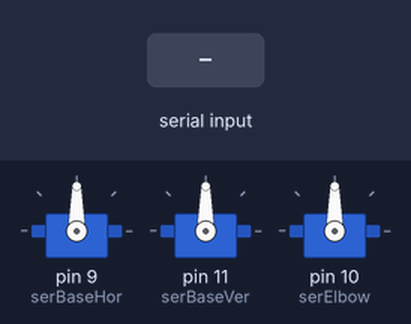
The sketch below on a simulated Arduino Uno, built with avr-gcc and run on an emulated ATmega328P. Shown: 3 × servo. The inputs (shaded band) are chosen by the test bench.

Above: at 1.2 s.
1.3 s: "X" received over Serial
At 1.7 s:
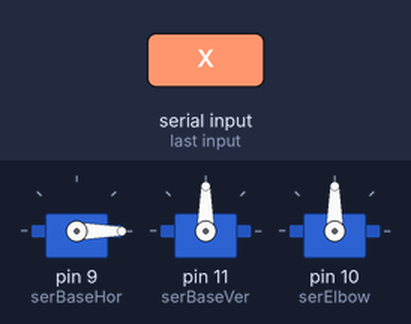
2.8 s: "Y" received over Serial
At 4.0 s:
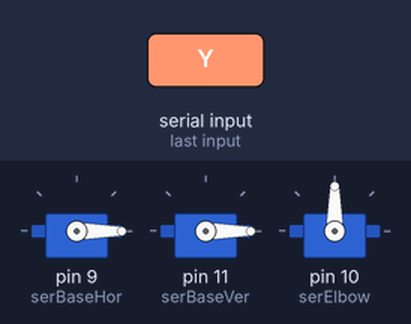
4.3 s: "Z" received over Serial
At 5.1 s:
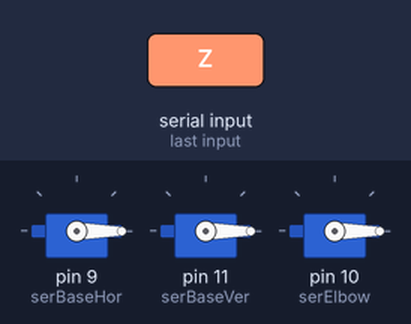
Timing chart, 0 to 7.3 s (numbered marks = the images above; inputs shaded):
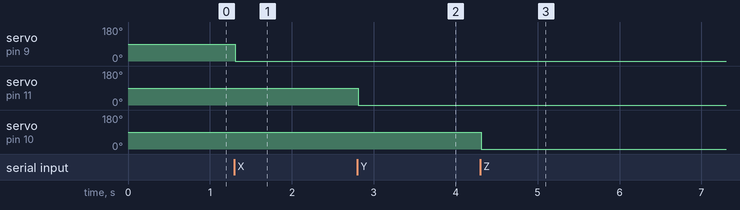

The sketch:

ARM.ino
```cpp
#include<Servo.h>

Servo serElbow;
Servo serBaseVer;
Servo serBaseHor;

String serialData;

void setup() {
  // put your setup code here, to run once:
  serBaseHor.attach(9);
  serBaseVer.attach(11);
  serElbow.attach(10);

  Serial.begin(9600);
  Serial.setTimeout(10);
}

void loop() {
  // put your main code here, to run repeatedly:

}

void serialEvent(){
  serialData = Serial.readString();

  //Serial.print(serialData);
  if (serialData.indexOf("X") > -1) {
    serialData.remove(0);
    serBaseHor.write(serialData.toInt());
  }
  else if (serialData.indexOf("Y") > -1) {
    serialData.remove(0);
    serBaseVer.write(serialData.toInt());
  }
  else if (serialData.indexOf("Z") > -1) {
    serialData.remove(0);
    serElbow.write(serialData.toInt());
  }
//  int serLength = serialData.length();
//  for (int i = 0; i <= serLength; i++) {
//    serialData.remove(i);
//  }
  Serial.print(serialData);
  //serElbow.write(parseDataX(serialData));
  //serBaseVer.write(parseDataY(serialData));
  //serBaseHor.write(parseDataZ(serialData));
}
/*
int parseDataX(String data) {
  data.remove(data.indexOf("Y"));
  data.remove(data.indexOf("Z"));
  data.remove(data.indexOf("X"), 1);


  return data.toInt();
}

int parseDataY(String data) {
  data.remove(data.indexOf("Z"));
  data.remove(data.indexOf("X"), data.indexOf("Y") + 1);
  Serial.print(data);
  //data.remove(0, data.indexOf("Y") + 1);

  return data.toInt();
}
int parseDataZ(String data) {
  data.remove(data.indexOf("X"));
  data.remove(data.indexOf("Y"));
  data.remove(0, data.indexOf("Z") + 1);

  return data.toInt();
}
*/
//int parseDataA(String data) {
//  data.remove(0, data.indexOf("Y") + 1);
//
//  return data.toInt();
//}
```

Measured:
- after the input at 1.3 s, servo on pin 9 (serBaseHor): 90° → 0° at once
- after the input at 2.8 s, servo on pin 11 (serBaseVer): 90° → 0° at once
- after the input at 4.3 s, servo on pin 10 (serElbow): 90° → 0° at once
